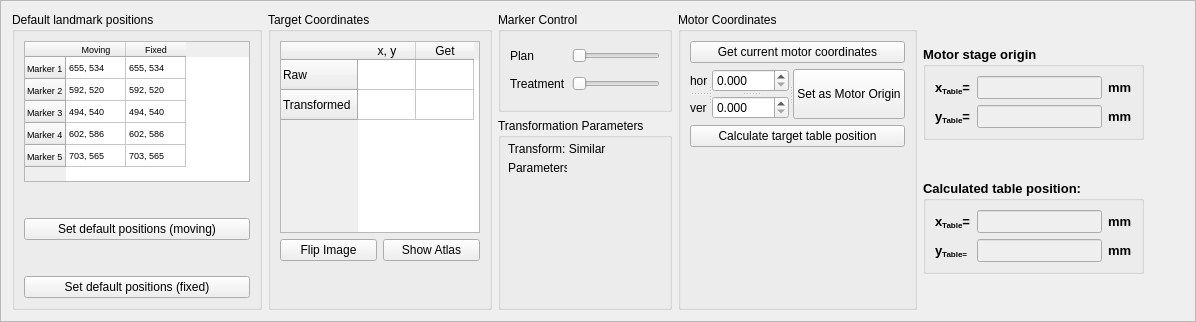
         <widget class="QFrame" name="frame_4">
          <property name="sizePolicy">
           <sizepolicy hsizetype="Preferred" vsizetype="Minimum">
            <horstretch>0</horstretch>
            <verstretch>0</verstretch>
           </sizepolicy>
          </property>
          <property name="minimumSize">
           <size>
            <width>0</width>
            <height>200</height>
           </size>
          </property>
          <property name="frameShape">
           <enum>QFrame::StyledPanel</enum>
          </property>
          <property name="frameShadow">
           <enum>QFrame::Raised</enum>
          </property>
          <layout class="QGridLayout" name="gridLayout_4">
           <item row="0" column="0" rowspan="3">
            <widget class="QGroupBox" name="groupBox_21">
             <property name="sizePolicy">
              <sizepolicy hsizetype="Expanding" vsizetype="Minimum">
               <horstretch>0</horstretch>
               <verstretch>0</verstretch>
              </sizepolicy>
             </property>
             <property name="minimumSize">
              <size>
               <width>250</width>
               <height>170</height>
              </size>
             </property>
             <property name="title">
              <string>Default landmark positions</string>
             </property>
             <layout class="QGridLayout" name="gridLayout">
              <item row="1" column="0" rowspan="2" colspan="2">
               <widget class="QPushButton" name="Button_default_moving">
                <property name="text">
                 <string>Set default positions (moving)</string>
                </property>
               </widget>
              </item>
              <item row="0" column="0" colspan="2">
               <widget class="QTableWidget" name="CoordsTable">
                <property name="sizePolicy">
                 <sizepolicy hsizetype="Expanding" vsizetype="Maximum">
                  <horstretch>0</horstretch>
                  <verstretch>0</verstretch>
                 </sizepolicy>
                </property>
                <property name="minimumSize">
                 <size>
                  <width>0</width>
                  <height>20</height>
                 </size>
                </property>
                <property name="maximumSize">
                 <size>
                  <width>500</width>
                  <height>150</height>
                 </size>
                </property>
                <property name="font">
                 <font>
                  <pointsize>7</pointsize>
                 </font>
                </property>
                <property name="sizeAdjustPolicy">
                 <enum>QAbstractScrollArea::AdjustToContents</enum>
                </property>
                <property name="dragDropOverwriteMode">
                 <bool>false</bool>
                </property>
                <attribute name="horizontalHeaderDefaultSectionSize">
                 <number>60</number>
                </attribute>
                <attribute name="verticalHeaderDefaultSectionSize">
                 <number>22</number>
                </attribute>
                <row>
                 <property name="text">
                  <string>Marker 1</string>
                 </property>
                </row>
                <row>
                 <property name="text">
                  <string>Marker 2</string>
                 </property>
                </row>
                <row>
                 <property name="text">
                  <string>Marker 3</string>
                 </property>
                </row>
                <row>
                 <property name="text">
                  <string>Marker 4</string>
                 </property>
                </row>
                <row>
                 <property name="text">
                  <string>Marker 5</string>
                 </property>
                </row>
                <column>
                 <property name="text">
                  <string>Moving</string>
                 </property>
                </column>
                <column>
                 <property name="text">
                  <string>Fixed</string>
                 </property>
                </column>
                <item row="0" column="0">
                 <property name="text">
                  <string>655, 534</string>
                 </property>
                </item>
                <item row="0" column="1">
                 <property name="text">
                  <string>655, 534</string>
                 </property>
                </item>
                <item row="1" column="0">
                 <property name="text">
                  <string>592, 520</string>
                 </property>
                </item>
                <item row="1" column="1">
                 <property name="text">
                  <string>592, 520</string>
                 </property>
                </item>
                <item row="2" column="0">
                 <property name="text">
                  <string>494, 540</string>
                 </property>
                </item>
                <item row="2" column="1">
                 <property name="text">
                  <string>494, 540</string>
                 </property>
                </item>
                <item row="3" column="0">
                 <property name="text">
                  <string>602, 586</string>
                 </property>
                </item>
                <item row="3" column="1">
                 <property name="text">
                  <string>602, 586</string>
                 </property>
                </item>
                <item row="4" column="0">
                 <property name="text">
                  <string>703, 565</string>
                 </property>
                </item>
                <item row="4" column="1">
                 <property name="text">
                  <string>703, 565</string>
                 </property>
                </item>
               </widget>
              </item>
              <item row="3" column="0" colspan="2">
               <widget class="QPushButton" name="Button_default_fixed">
                <property name="text">
                 <string>Set default positions (fixed)</string>
                </property>
               </widget>
              </item>
             </layout>
            </widget>
           </item>
           <item row="0" column="2">
            <widget class="QGroupBox" name="groupBox_2">
             <property name="sizePolicy">
              <sizepolicy hsizetype="Preferred" vsizetype="Minimum">
               <horstretch>0</horstretch>
               <verstretch>0</verstretch>
              </sizepolicy>
             </property>
             <property name="minimumSize">
              <size>
               <width>0</width>
               <height>100</height>
              </size>
             </property>
             <property name="title">
              <string>Marker Control</string>
             </property>
             <layout class="QGridLayout" name="gridLayout_6">
              <item row="0" column="1">
               <widget class="QSlider" name="Slider_MarkerSize_Moving">
                <property name="orientation">
                 <enum>Qt::Horizontal</enum>
                </property>
               </widget>
              </item>
              <item row="1" column="1">
               <widget class="QSlider" name="Slider_MarkerSize_Fixed">
                <property name="orientation">
                 <enum>Qt::Horizontal</enum>
                </property>
               </widget>
              </item>
              <item row="0" column="0">
               <widget class="QLabel" name="label">
                <property name="text">
                 <string>Plan</string>
                </property>
               </widget>
              </item>
              <item row="1" column="0">
               <widget class="QLabel" name="label_3">
                <property name="text">
                 <string>Treatment</string>
                </property>
               </widget>
              </item>
             </layout>
            </widget>
           </item>
           <item row="0" column="4" rowspan="3">
            <layout class="QVBoxLayout" name="verticalLayout_2">
             <item>
              <widget class="QGroupBox" name="groupBox_10">
               <property name="sizePolicy">
                <sizepolicy hsizetype="Expanding" vsizetype="Maximum">
                 <horstretch>0</horstretch>
                 <verstretch>0</verstretch>
                </sizepolicy>
               </property>
               <property name="minimumSize">
                <size>
                 <width>100</width>
                 <height>0</height>
                </size>
               </property>
               <property name="maximumSize">
                <size>
                 <width>400</width>
                 <height>16777215</height>
                </size>
               </property>
               <property name="font">
                <font>
                 <pointsize>10</pointsize>
                 <weight>75</weight>
                 <bold>true</bold>
                </font>
               </property>
               <property name="autoFillBackground">
                <bool>false</bool>
               </property>
               <property name="title">
                <string>Motor stage origin</string>
               </property>
               <layout class="QGridLayout" name="gridLayout_2">
                <item row="1" column="1">
                 <widget class="QLineEdit" name="TableTxt_y">
                  <property name="enabled">
                   <bool>false</bool>
                  </property>
                  <property name="minimumSize">
                   <size>
                    <width>40</width>
                    <height>0</height>
                   </size>
                  </property>
                  <property name="font">
                   <font>
                    <pointsize>10</pointsize>
                   </font>
                  </property>
                 </widget>
                </item>
                <item row="0" column="0">
                 <widget class="QLabel" name="label_13">
                  <property name="font">
                   <font>
                    <pointsize>10</pointsize>
                   </font>
                  </property>
                  <property name="text">
                   <string>x&lt;sub&gt;Table&lt;/sub&gt;=</string>
                  </property>
                 </widget>
                </item>
                <item row="0" column="2">
                 <widget class="QLabel" name="label_57">
                  <property name="font">
                   <font>
                    <pointsize>10</pointsize>
                   </font>
                  </property>
                  <property name="text">
                   <string>mm</string>
                  </property>
                 </widget>
                </item>
                <item row="1" column="0">
                 <widget class="QLabel" name="label_14">
                  <property name="font">
                   <font>
                    <pointsize>10</pointsize>
                   </font>
                  </property>
                  <property name="text">
                   <string>y&lt;sub&gt;Table&lt;/sub&gt;=</string>
                  </property>
                 </widget>
                </item>
                <item row="0" column="1">
                 <widget class="QLineEdit" name="TableTxt_x">
                  <property name="enabled">
                   <bool>false</bool>
                  </property>
                  <property name="minimumSize">
                   <size>
                    <width>40</width>
                    <height>0</height>
                   </size>
                  </property>
                  <property name="font">
                   <font>
                    <pointsize>10</pointsize>
                   </font>
                  </property>
                 </widget>
                </item>
                <item row="1" column="2">
                 <widget class="QLabel" name="label_58">
                  <property name="font">
                   <font>
                    <pointsize>10</pointsize>
                   </font>
                  </property>
                  <property name="text">
                   <string>mm</string>
                  </property>
                 </widget>
                </item>
               </layout>
              </widget>
             </item>
             <item>
              <widget class="QGroupBox" name="Group_Result">
               <property name="sizePolicy">
                <sizepolicy hsizetype="Expanding" vsizetype="Maximum">
                 <horstretch>0</horstretch>
                 <verstretch>0</verstretch>
                </sizepolicy>
               </property>
               <property name="font">
                <font>
                 <pointsize>10</pointsize>
                 <weight>75</weight>
                 <bold>true</bold>
                </font>
               </property>
               <property name="title">
                <string>Calculated table position:</string>
               </property>
               <layout class="QGridLayout" name="gridLayout_8">
                <item row="1" column="1">
                 <widget class="QLineEdit" name="TableTxt_yCorr">
                  <property name="enabled">
                   <bool>false</bool>
                  </property>
                  <property name="minimumSize">
                   <size>
                    <width>40</width>
                    <height>0</height>
                   </size>
                  </property>
                  <property name="font">
                   <font>
                    <pointsize>10</pointsize>
                   </font>
                  </property>
                 </widget>
                </item>
                <item row="0" column="0">
                 <widget class="QLabel" name="label_9">
                  <property name="font">
                   <font>
                    <pointsize>10</pointsize>
                   </font>
                  </property>
                  <property name="text">
                   <string>x&lt;sub&gt;Table&lt;/sub&gt;=</string>
                  </property>
                 </widget>
                </item>
                <item row="0" column="1">
                 <widget class="QLineEdit" name="TableTxt_xCorr">
                  <property name="enabled">
                   <bool>false</bool>
                  </property>
                  <property name="minimumSize">
                   <size>
                    <width>40</width>
                    <height>0</height>
                   </size>
                  </property>
                  <property name="font">
                   <font>
                    <pointsize>10</pointsize>
                   </font>
                  </property>
                 </widget>
                </item>
                <item row="0" column="2">
                 <widget class="QLabel" name="label_59">
                  <property name="font">
                   <font>
                    <pointsize>10</pointsize>
                   </font>
                  </property>
                  <property name="text">
                   <string>mm</string>
                  </property>
                 </widget>
                </item>
                <item row="1" column="2">
                 <widget class="QLabel" name="label_60">
                  <property name="font">
                   <font>
                    <pointsize>10</pointsize>
                   </font>
                  </property>
                  <property name="text">
                   <string>mm</string>
                  </property>
                 </widget>
                </item>
                <item row="1" column="0">
                 <widget class="QLabel" name="label_10">
                  <property name="font">
                   <font>
                    <pointsize>10</pointsize>
                   </font>
                  </property>
                  <property name="text">
                   <string>y&lt;sub&gt;Table&lt;sub&gt;=</string>
                  </property>
                 </widget>
                </item>
               </layout>
              </widget>
             </item>
            </layout>
           </item>
           <item row="0" column="5">
            <spacer name="horizontalSpacer_2">
             <property name="orientation">
              <enum>Qt::Horizontal</enum>
             </property>
             <property name="sizeHint" stdset="0">
              <size>
               <width>40</width>
               <height>20</height>
              </size>
             </property>
            </spacer>
           </item>
           <item row="1" column="2" rowspan="2">
            <widget class="QGroupBox" name="groupBox_22">
             <property name="sizePolicy">
              <sizepolicy hsizetype="Expanding" vsizetype="Minimum">
               <horstretch>0</horstretch>
               <verstretch>0</verstretch>
              </sizepolicy>
             </property>
             <property name="minimumSize">
              <size>
               <width>0</width>
               <height>0</height>
              </size>
             </property>
             <property name="title">
              <string>Transformation Parameters</string>
             </property>
             <widget class="QLabel" name="Label_Trafo_Params">
              <property name="geometry">
               <rect>
                <x>10</x>
                <y>42</y>
                <width>59</width>
                <height>16</height>
               </rect>
              </property>
              <property name="text">
               <string>Parameters:</string>
              </property>
             </widget>
             <widget class="QLabel" name="label_15">
              <property name="geometry">
               <rect>
                <x>10</x>
                <y>23</y>
                <width>98</width>
                <height>16</height>
               </rect>
              </property>
              <property name="text">
               <string>Transform: Similarity</string>
              </property>
             </widget>
            </widget>
           </item>
           <item row="0" column="3" rowspan="3">
            <widget class="QGroupBox" name="groupBox_24">
             <property name="sizePolicy">
              <sizepolicy hsizetype="Expanding" vsizetype="Minimum">
               <horstretch>0</horstretch>
               <verstretch>0</verstretch>
              </sizepolicy>
             </property>
             <property name="minimumSize">
              <size>
               <width>0</width>
               <height>150</height>
              </size>
             </property>
             <property name="title">
              <string>Motor Coordinates</string>
             </property>
             <layout class="QGridLayout" name="gridLayout_51">
              <item row="1" column="0">
               <widget class="QSplitter" name="splitter_8">
                <property name="orientation">
                 <enum>Qt::Horizontal</enum>
                </property>
                <widget class="QSplitter" name="splitter_7">
                 <property name="orientation">
                  <enum>Qt::Vertical</enum>
                 </property>
                 <widget class="QLabel" name="label_19">
                  <property name="text">
                   <string>hor</string>
                  </property>
                 </widget>
                 <widget class="QLabel" name="label_20">
                  <property name="text">
                   <string>ver</string>
                  </property>
                 </widget>
                </widget>
                <widget class="QSplitter" name="splitter_6">
                 <property name="orientation">
                  <enum>Qt::Horizontal</enum>
                 </property>
                 <widget class="QSplitter" name="splitter_5">
                  <property name="orientation">
                   <enum>Qt::Vertical</enum>
                  </property>
                  <widget class="QDoubleSpinBox" name="Box_MotorOriginX">
                   <property name="enabled">
                    <bool>true</bool>
                   </property>
                   <property name="decimals">
                    <number>3</number>
                   </property>
                   <property name="maximum">
                    <double>1000.000000000000000</double>
                   </property>
                  </widget>
                  <widget class="QDoubleSpinBox" name="Box_MotorOriginY">
                   <property name="decimals">
                    <number>3</number>
                   </property>
                   <property name="maximum">
                    <double>1000.000000000000000</double>
                   </property>
                  </widget>
                 </widget>
                 <widget class="QPushButton" name="Btn_setMotor_Origin">
                  <property name="text">
                   <string>Set as Motor Origin</string>
                  </property>
                 </widget>
                </widget>
               </widget>
              </item>
              <item row="0" column="0">
               <widget class="QPushButton" name="Btn_getCurrentMotor">
                <property name="text">
                 <string>Get current motor coordinates</string>
                </property>
               </widget>
              </item>
              <item row="2" column="0">
               <widget class="QPushButton" name="Btn_Reg_calcTable">
                <property name="text">
                 <string>Calculate target table position</string>
                </property>
               </widget>
              </item>
              <item row="3" column="0">
               <spacer name="verticalSpacer_2">
                <property name="orientation">
                 <enum>Qt::Vertical</enum>
                </property>
                <property name="sizeHint" stdset="0">
                 <size>
                  <width>20</width>
                  <height>55</height>
                 </size>
                </property>
               </spacer>
              </item>
             </layout>
            </widget>
           </item>
           <item row="0" column="1" rowspan="3">
            <widget class="QGroupBox" name="groupBox_23">
             <property name="sizePolicy">
              <sizepolicy hsizetype="Expanding" vsizetype="Maximum">
               <horstretch>0</horstretch>
               <verstretch>0</verstretch>
              </sizepolicy>
             </property>
             <property name="minimumSize">
              <size>
               <width>0</width>
               <height>0</height>
              </size>
             </property>
             <property name="maximumSize">
              <size>
               <width>1000000</width>
               <height>100000</height>
              </size>
             </property>
             <property name="title">
              <string>Target Coordinates</string>
             </property>
             <layout class="QGridLayout" name="gridLayout_12">
              <item row="0" column="0" colspan="2">
               <widget class="QTableWidget" name="table_TrgCoords">
                <property name="sizePolicy">
                 <sizepolicy hsizetype="Expanding" vsizetype="Maximum">
                  <horstretch>0</horstretch>
                  <verstretch>0</verstretch>
                 </sizepolicy>
                </property>
                <property name="minimumSize">
                 <size>
                  <width>0</width>
                  <height>0</height>
                 </size>
                </property>
                <property name="maximumSize">
                 <size>
                  <width>200</width>
                  <height>16777215</height>
                 </size>
                </property>
                <property name="editTriggers">
                 <set>QAbstractItemView::NoEditTriggers</set>
                </property>
                <attribute name="horizontalHeaderDefaultSectionSize">
                 <number>58</number>
                </attribute>
                <attribute name="horizontalHeaderMinimumSectionSize">
                 <number>40</number>
                </attribute>
                <attribute name="verticalHeaderDefaultSectionSize">
                 <number>30</number>
                </attribute>
                <row>
                 <property name="text">
                  <string>Raw</string>
                 </property>
                </row>
                <row>
                 <property name="text">
                  <string>Transformed</string>
                 </property>
                </row>
                <column>
                 <property name="text">
                  <string>x, y</string>
                 </property>
                </column>
                <column>
                 <property name="text">
                  <string>Get</string>
                 </property>
                </column>
                <item row="0" column="0">
                 <property name="text">
                  <string/>
                 </property>
                </item>
                <item row="1" column="0">
                 <property name="text">
                  <string/>
                 </property>
                </item>
               </widget>
              </item>
              <item row="1" column="0">
               <widget class="QPushButton" name="Button_flip_layers">
                <property name="maximumSize">
                 <size>
                  <width>16777215</width>
                  <height>25</height>
                 </size>
                </property>
                <property name="text">
                 <string>Flip Image</string>
                </property>
               </widget>
              </item>
              <item row="1" column="1">
               <widget class="QPushButton" name="Button_show_Atlas">
                <property name="maximumSize">
                 <size>
                  <width>16777215</width>
                  <height>25</height>
                 </size>
                </property>
                <property name="text">
                 <string>Show Atlas</string>
                </property>
               </widget>
              </item>
              <item row="2" column="0">
               <spacer name="verticalSpacer">
                <property name="orientation">
                 <enum>Qt::Vertical</enum>
                </property>
                <property name="sizeType">
                 <enum>QSizePolicy::Minimum</enum>
                </property>
                <property name="sizeHint" stdset="0">
                 <size>
                  <width>17</width>
                  <height>37</height>
                 </size>
                </property>
               </spacer>
              </item>
             </layout>
            </widget>
           </item>
          </layout>
         </widget>
